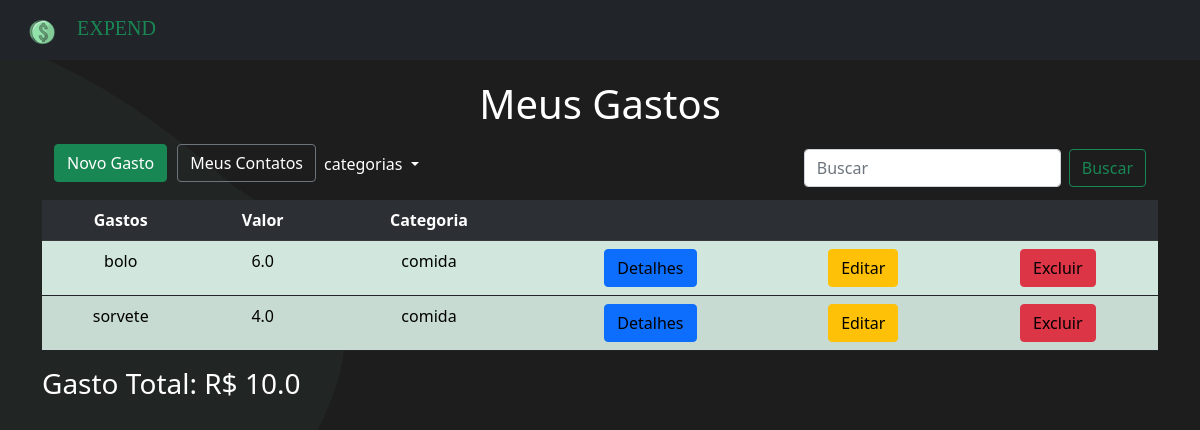
Page /categorias/1 on the earlier database version.
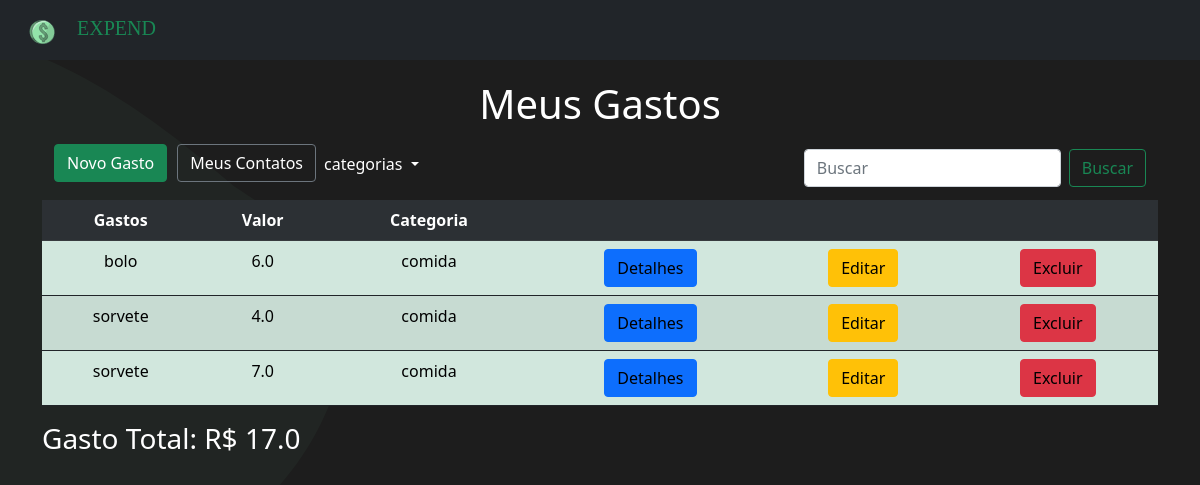
Same page on the later database version.
### invistame/models.py (models this page shows, shortened)
class Gasto(models.Model):
    gasto = models.TextField(max_length=200)
    valor = models.FloatField(max_length=9)
    pago = models.BooleanField(default=False)
    data = models.DateTimeField(default=timezone.now)
    hora = models.TimeField(default=time.strftime('%H:%M', time.localtime()))
    categoria = models.ForeignKey(CategoriaGasto, on_delete=models.DO_NOTHING)

class CategoriaGasto(models.Model):
    nome = models.CharField(max_length=50, null=True)
    def __str__(self):
        return self.nome

### invistame/views.py (the view)
# urls.py: path('categorias/<int:id_categoria>', views.categoria, name='categoria'),
def categoria(request, id_categoria):
    dados = {
        'dados': Gasto.objects.order_by('categoria').filter(categoria=id_categoria),
        'soma' : Gasto.objects.order_by('categoria').filter(categoria=id_categoria).aggregate(total=Sum('valor'))
    }
    return render(request, 'investimentos/categoria.html', dados)

### invistame/templates/investimentos/categoria.html (shortened to what this page needs)
{% extends 'base.html' %}
{% block content %}
<div class="container">
    <h1 style="text-align: center; color: #fff; margin-top: 20px">Meus Gastos</h1>
    <nav class="navbar navbar-expand-lg navbar-light ">
        <div class="container-fluid">
          <div class="collapse navbar-collapse" id="navbarTogglerDemo02">
            <ul class="navbar-nav me-auto mb-2 mb-lg-0">
              <li class="nav-item">
                <button class="btn btn-success" style="margin-bottom: 10px;"><a style="color: white; text-decoration: none;"
                    href="{% url 'novo_investimento' %}">Novo Gasto</a></button>
              </li>
              <li class="nav-item">
                <button class="btn btn-outline-secondary"
                        style="margin-bottom: 10px; margin-left: 10px;"><a style="color: white; text-decoration: none;"
                            href="{% url 'contatos' %}">Meus
                            Contatos</a></button>
              </li>
              <li class="nav-item dropdown">
                <a class="nav-link dropdown-toggle" style="color:white" href="#" id="navbarScrollingDropdown" role="button" data-bs-toggle="dropdown" >
                  categorias
                </a>
              </li>
            </ul>
            <form class="d-flex" method="get" action="{% url 'busca' %}">
              <input class="form-control me-2" type="search" placeholder="Buscar" aria-label="Search">
              <button class="btn btn-outline-success" type="submit">Buscar</button>
            </form>
          </div>
        </div>
      </nav>
    <table class='table table-success table-hover table-striped border-dark'>
        <tr style="text-align: center; border-radius: 20px;" class="table-dark">
            <th>Gastos</th>
            <th>Valor</th>
            <th>Categoria</th>
            <th></th>
            <th></th>
            <th></th>
        </tr>
        {% for dado in dados %}
        <tr style="text-align: center;">
            <td>{{dado.gasto}}</td>
            <td>{{dado.valor}}</td>
            <td>{{dado.categoria}}</td>
            <td><button class="btn btn-primary"><a style='color: black;text-decoration: none;'
                        href="{% url 'detalhes' dado.id %}">Detalhes</a></button></td>
            <td><button class="btn btn-warning"><a style='color: black;text-decoration: none;'
                        href="{% url 'editar' dado.id %}">Editar</a></button></td>
            <td><button class="btn btn-danger"><a style='color: black;text-decoration: none;'
                        href="{% url 'excluir' dado.id %}">Excluir</a></button></td>
        </tr>
        {% endfor %}
    </table>
    {% if soma.total %}
    <h3 style="color: #fff;">Gasto Total: R$ {{soma.total}}</h3>
    {% else %}
    <h4 style="color: rgb(224, 61, 61); text-align: center;">você não possui gastos nessa categoria!</h4>
    {% endif %}
</div>
{% endblock %}

Differences in the rows shown:
added Gasto: gasto "sorvete", valor "7.0", categoria "comida"
Other differences:
{{ soma.total }}: "10.0" → "17.0"
